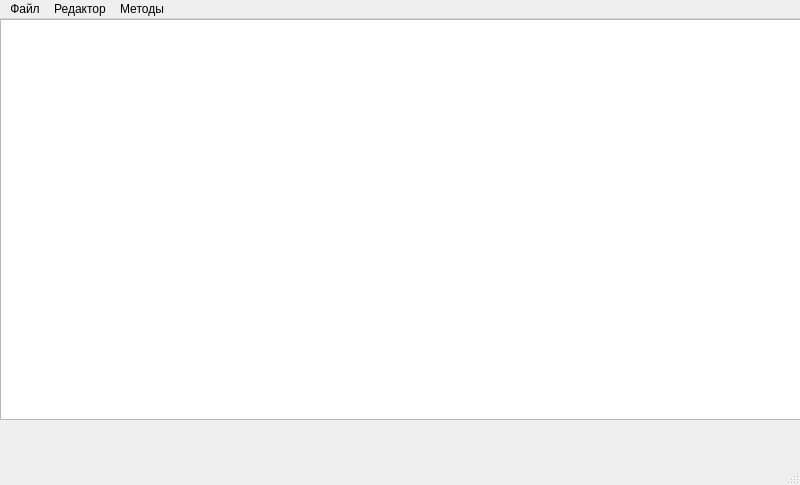
<?xml version="1.0" encoding="UTF-8"?>
<ui version="4.0">
 <class>MainWindow</class>
 <widget class="QMainWindow" name="MainWindow">
  <property name="geometry">
   <rect>
    <x>0</x>
    <y>0</y>
    <width>800</width>
    <height>485</height>
   </rect>
  </property>
  <property name="windowTitle">
   <string>MainWindow</string>
  </property>
  <widget class="QWidget" name="centralwidget">
   <widget class="QTableWidget" name="tableWidget">
    <property name="geometry">
     <rect>
      <x>0</x>
      <y>0</y>
      <width>801</width>
      <height>401</height>
     </rect>
    </property>
   </widget>
  </widget>
  <widget class="QMenuBar" name="menubar">
   <property name="geometry">
    <rect>
     <x>0</x>
     <y>0</y>
     <width>800</width>
     <height>25</height>
    </rect>
   </property>
   <widget class="QMenu" name="menu">
    <property name="title">
     <string>Файл</string>
    </property>
    <addaction name="action"/>
    <addaction name="action_2"/>
   </widget>
   <widget class="QMenu" name="menu_2">
    <property name="title">
     <string>Редактор</string>
    </property>
    <addaction name="action_3"/>
    <addaction name="action_4"/>
   </widget>
   <widget class="QMenu" name="menu_3">
    <property name="title">
     <string>Методы</string>
    </property>
    <addaction name="action_7"/>
    <addaction name="action_8"/>
    <addaction name="action_9"/>
   </widget>
   <addaction name="menu"/>
   <addaction name="menu_2"/>
   <addaction name="menu_3"/>
  </widget>
  <widget class="QStatusBar" name="statusbar"/>
  <action name="action">
   <property name="text">
    <string>Открыть</string>
   </property>
  </action>
  <action name="action_2">
   <property name="text">
    <string>Сохранить</string>
   </property>
  </action>
  <action name="action_3">
   <property name="text">
    <string>Добавить</string>
   </property>
  </action>
  <action name="action_4">
   <property name="text">
    <string>Удалить</string>
   </property>
  </action>
  <action name="action_5">
   <property name="text">
    <string>Отсортировать</string>
   </property>
  </action>
  <action name="action_6">
   <property name="text">
    <string>Редактировать</string>
   </property>
  </action>
  <action name="action_7">
   <property name="text">
    <string>Выдать список всех проектов фирмы, отсортированных по дате
завершения работы</string>
   </property>
  </action>
  <action name="action_8">
   <property name="text">
    <string>Выдать список всех задач, работа над которыми велась одним
сотрудником за текущие сутки</string>
   </property>
  </action>
  <action name="action_9">
   <property name="text">
    <string>Выдать список сотрудников с указанием суммарного времени работы
каждого за прошедший месяц</string>
   </property>
  </action>
 </widget>
 <resources/>
 <connections/>
</ui>
